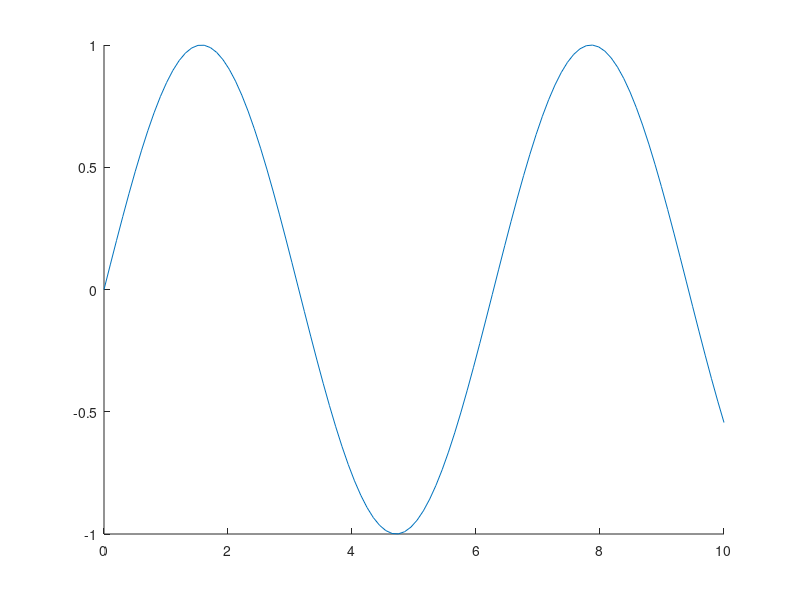

Here is the MATLAB script that generated this plot: (Note: this script raises an error after producing the figure.)
%=============================================================================
% Copyright (c) 2016-present Allan CORNET (Nelson)
%=============================================================================
% This file is part of the Nelson.
%=============================================================================
% LICENCE_BLOCK_BEGIN
% SPDX-License-Identifier: LGPL-3.0-or-later
% LICENCE_BLOCK_END
%=============================================================================
% <--ADV-CLI MODE-->
%=============================================================================
f = figure();
x = linspace(0,10);
y = sin(x);
R = line(x, y);
assert_isequal(R.Type, 'line');
%=============================================================================
P = properties(R);
REF = {'BeingDeleted';
'BusyAction';
'Children';       
'Color';
'CreateFcn';
'DeleteFcn';          
'DisplayName';    
'Interruptible';
'LineStyle';      
'LineWidth';      
'Marker';         
'MarkerEdgeColor';
'MarkerFaceColor';
'MarkerSize';     
'Parent';         
'Tag';            
'Type';           
'UserData';       
'Visible';        
'XData';          
'XDataMode';      
'YData';          
'ZData'};
assert_isequal(P, REF);
%=============================================================================
figure();
t = linspace(0,10*pi,200);
x = sin(t);
y = cos(t);
z = t;
R = line(x, y, z);
view(3)
%=============================================================================
figure();
x = linspace(0,10);
y = sin(x);
line('XData',x,'YData',y)
%=============================================================================
figure();
x = [1 9];
y = [2 12];
line(x,y,'Color','red','LineStyle','--')
%=============================================================================
figure();
x = [3 2];
y = [15 12];
pl = line(x, y);
pl.Color = 'green';
pl.LineStyle = '--';
%=============================================================================
